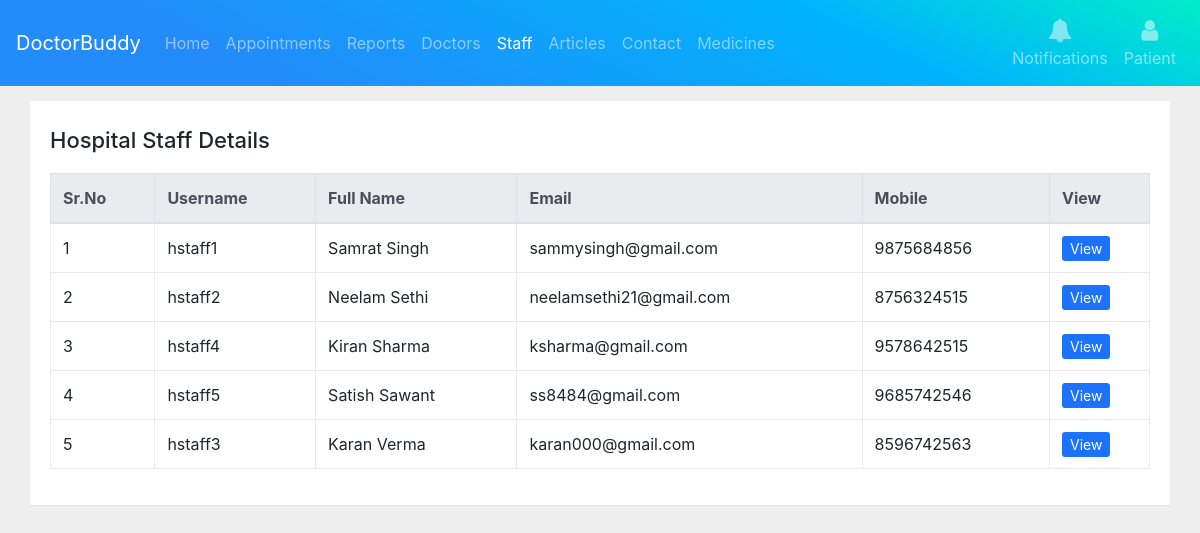
/hospital-staff/ (signed in), run on the app's committed database.
### mainapp/models.py (models this page shows, shortened)
class User(AbstractUser):
    user_mobile = models.IntegerField(null=True)
    user_address = models.TextField(verbose_name='Address', blank=True, null=True)
    user_image = models.ImageField(blank=True, null=True, upload_to='profileimages/', )
    is_hospital_staff = models.BooleanField(verbose_name="Hospital Staff", default=False, )
    is_patient = models.BooleanField(verbose_name="Patient", default=False, )
    is_doctor = models.BooleanField(verbose_name="Doctor", default=False, )
    objects = UserManager()
    class Meta:
        verbose_name_plural = '1. Users'

### mainapp/views.py (the view)
# urls.py: path('hospital-staff/', views.hospital_staff, name='hospital-staff'),
def hospital_staff(request):
    objnotify = allnotification(request)
    users_staff = User.objects.filter(is_hospital_staff=True)
    context = {'users_staff': users_staff, 'objnotify': objnotify}
    return render(request, 'hstaff/hospital_staff.html', context)

### templates/hstaff/hospital_staff.html (shortened to what this page needs)
{% extends "base.html" %}
{%block maincontent%}
<div class="container-fluid">
    <div class="main-body">
        <div class="table-wrapper">
            <div class="table-title">
                <div class="row">
                    <div class="col-sm-8">
                        <h2>Hospital Staff Details</h2>
                    </div>
                    <div class="col-sm-4">
                    </div>
                </div>
            </div>
            <div style="overflow: scroll;">
                <table class="table table-bordered">
                    <thead class="thead-light">
                    <tr>
                        <th>Sr.No</th>
                        <th>Username</th>
                        <th>Full Name</th>
                        <th>Email</th>
                        <th>Mobile</th>
                        <th>View</th>
                    </tr>
                    </thead>
                    <tbody>
                    {%for user_staff in users_staff %}
                    <tr>
                        <td>{{forloop.counter}}</td>
                        <td>{{user_staff.username}}</td>
                        <td>{{user_staff.first_name}} {{user_staff.last_name}}</td>
                        <td>{{user_staff.email}}</td>
                        <td>{{user_staff.user_mobile}}</td>
                        <td>
                            <a class="btn-sm btn-clr" href="{%url 'user_profile' user_staff.id %}">View</a>
                        </td>
                    </tr>
                    {%endfor%}
                    </tbody>
                </table>
            </div>
        </div>
    </div>
</div>
{%endblock%}

### templates/base.html (shortened to what this page needs)
<!DOCTYPE html>
<html>
<head>
    <link rel="stylesheet" href="https://maxcdn.bootstrapcdn.com/bootstrap/4.5.2/css/bootstrap.min.css">
    <link rel="stylesheet" href="https://cdnjs.cloudflare.com/ajax/libs/font-awesome/4.7.0/css/font-awesome.min.css">
</head>
<body>
<nav class="navbar navbar-icon-top navbar-expand-lg navbar-dark my-nav-bg">
    <a class="navbar-brand" href="{%url 'index' %}">DoctorBuddy</a>
    <div class="collapse navbar-collapse" id="navbarSupportedContent">
        <ul class="navbar-nav mr-auto">
            <li class="nav-item ">
                <a class="nav-link" href="{%url 'index'%}">
                    Home
                </a>
            </li>
            <li class="nav-item {%if  request.resolver_match.url_name == 'appointments' %}active{%endif%}">
                <a class="nav-link" href="{%url 'appointments'%}">
                    Appointments
                </a>
            </li>
            <li class="nav-item {%if  request.resolver_match.url_name == 'report' %}active{%endif%}">
                <a class="nav-link" href="{%url 'report'%}">
                    Reports
                </a>
            </li>
            {%if request.user.is_patient %}
            <li class="nav-item {%if  request.resolver_match.url_name == 'hospital-doctors' %}active{%endif%}">
                <a class="nav-link" href="{%url 'hospital-doctors'%}">
                    Doctors
                </a>
            </li>
            {%endif%}
            {%if request.user.is_patient %}
            <li class="nav-item {%if  request.resolver_match.url_name == 'hospital-staff' %}active{%endif%}">
                <a class="nav-link" href="{%url 'hospital-staff'%}">
                    Staff
                </a>
            </li>
            {%endif%}
            <li class="nav-item {%if  request.resolver_match.url_name == 'articles' %}active{%endif%}">
                <a class="nav-link" href="{%url 'articles'%}">
                    Articles
                </a>
            </li>
            <li class="nav-item {%if  request.resolver_match.url_name == 'contact' %}active{%endif%}">
                <a class="nav-link" href="{%url 'contact'%}">
                    Contact
                </a>
            </li>
            {%if request.user.is_patient %}
            {% load static %}
            <li class="nav-item dropdown">
                <a class="nav-link" style="cursor: pointer;">
                    Medicines
                </a>
            </li>
            {%endif%}
        </ul>
        <ul class="navbar-nav">
            <li class="nav-item">
                <a class="nav-link" data-toggle="modal" data-target="#exampleModal" style="cursor: pointer;">
                    <i class="fa fa-bell">
                    </i>
                    Notifications
                </a>
            </li>
            <li class="nav-item dropdown  {%if  request.resolver_match.url_name == 'user_profile' %}active{%endif%}">
                <a class="nav-link" style="cursor: pointer;">
                    <i class="fa fa-user"></i>
                    {% if request.user.is_doctor %}
                        Doctor
                    {% elif request.user.is_patient %}
                        Patient
                    {% elif request.user.is_hospital_staff %}
                        Staff
                    {% else %}
                        Admin
                    {% endif %}
                </a>
            </li>
        </ul>
    </div>
</nav>
{%block maincontent%}{%endblock%}
</body>
</html>

### templates/base.html (style rules this page uses)
.my-nav-bg { background-color: #045de9; #background-image: linear-gradient(75deg, #045de9 0%, #059dc7 74%); background-image:linear-gradient(25deg ,#238BFA 20%, #00B3FE 70%, #01EDC9 100%); }
.navbar-icon-top .navbar-nav .nav-link>.fa { position: relative; width: 36px; font-size: 24px; }
.navbar-icon-top .navbar-nav .nav-link>.fa { top: 3px; line-height: 12px; }
.dropdown { position: relative; display: inline-block; }
.btn-clr { text-decoration: none; background-color: #1d72fc; color: white; }
@media (min-width: 992px) { .navbar-icon-top.navbar-expand-lg .navbar-nav .nav-link { text-align: center; display: table-cell; height: 70px; vertical-align: middle; padding-top: 0; padding-bottom: 0; } }
@media (min-width: 992px) { .navbar-icon-top.navbar-expand-lg .navbar-nav .nav-link>.fa { display: block; width: 48px; margin: 2px auto 4px auto; top: 0; line-height: 24px; } }

### templates/hstaff/hospital_staff.html (style rules this page uses)
body { background: #eee; }
.main-body { padding: 15px; }
.table-wrapper { width: 100%; margin: auto; background: #fff; padding: 20px; box-shadow: 0 1px 1px rgba(0, 0, 0, .05); }
.table-title { padding-bottom: 10px; margin: 0 0 10px; }
.table-title h2 { margin: 6px 0 0; font-size: 22px; }
table.table tr th, table.table tr td { border-color: #e9e9e9; }
table.table th:last-child { width: 100px; }
.btn-clr { text-decoration: none; background-color: #1d72fc; color: white; }

### data on the page
User: username "hstaff1", first_name "Samrat", last_name "Singh", email "sammysingh@gmail.com", user_mobile "9875684856"
User: username "hstaff2", first_name "Neelam", last_name "Sethi", email "neelamsethi21@gmail.com", user_mobile "8756324515"
User: username "hstaff4", first_name "Kiran", last_name "Sharma", email "ksharma@gmail.com", user_mobile "9578642515"
User: username "hstaff5", first_name "Satish", last_name "Sawant", email "ss8484@gmail.com", user_mobile "9685742546"
User: username "hstaff3", first_name "Karan", last_name "Verma", email "karan000@gmail.com", user_mobile "8596742563"
